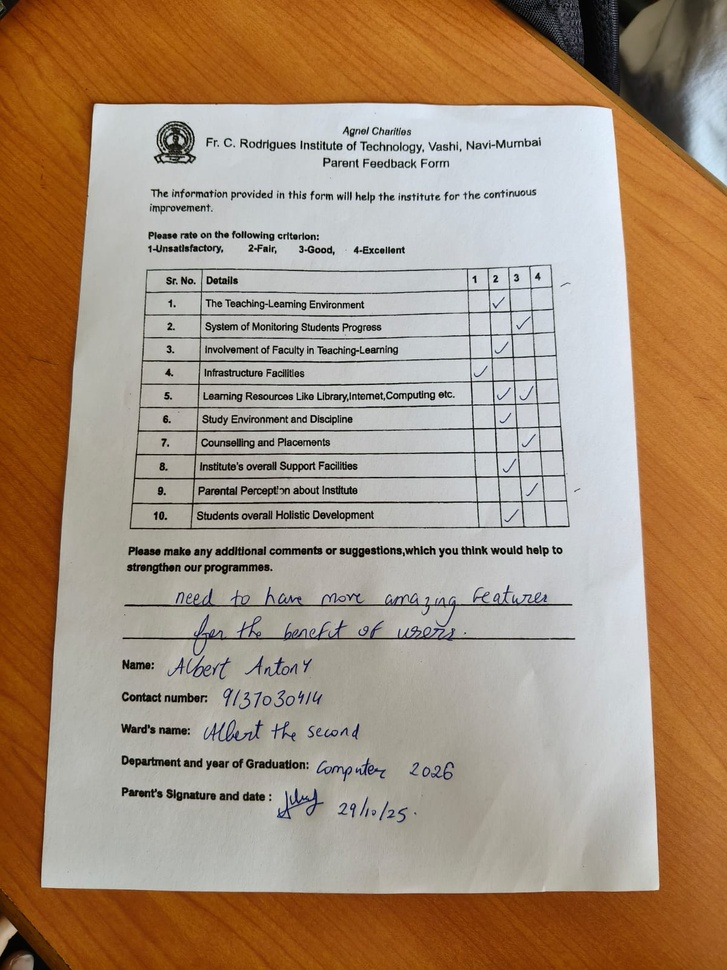
#> input picture test_images/albert_feedback.jpeg, 727 x 970 px, shrunk from 1200 x 1600 before the run
$ python -i preprocess_table.py   (imports and definitions only)
#> lines starting #> are read from the running program, lines starting #| are printed output that depends on the picture; after the words box and inside, x2 and y2 are one past the last pixel; in counts of white or black regions, pixels touching at a corner belong together
# app/utils/preprocess_table.py
"""
Lightweight shared pre-processing helpers for PTA table images.

Used by:
- table region detection
- tick / rating detection
"""

from typing import Optional, Tuple

import cv2
import numpy as np


def to_gray(image_bgr) -> np.ndarray:
    """Convert BGR image to grayscale."""
    return cv2.cvtColor(image_bgr, cv2.COLOR_BGR2GRAY)


# [23 lines left out: functions adaptive_binarize, binarize_inv, not called in this run]


def preprocess_table_for_ticks(gray: np.ndarray) -> np.ndarray:
    """
    Robust binarization specifically for tick / mark detection.

    Pipeline:
      1. Ensure grayscale
      2. Gaussian blur (denoise)
      3. OTSU + BINARY_INV => ink/ticks/grid = 255, background = 0
      4. Morphological open to remove speckle noise

    Returns:
      bw_clean (uint8, values 0 or 255)
    """
    if gray is None:
        raise ValueError("preprocess_table_for_ticks: input image is None")

    # Accept both BGR and grayscale
    if gray.ndim == 3:
        gray = cv2.cvtColor(gray, cv2.COLOR_BGR2GRAY)

    # Light blur for noise reduction
    blur = cv2.GaussianBlur(gray, (3, 3), 0)

    # OTSU + invert: dark ink -> white
    _, bw_inv = cv2.threshold(
        blur,
        0,
        255,
        cv2.THRESH_BINARY_INV + cv2.THRESH_OTSU,
    )

    # Morphological open: remove tiny dots but preserve strokes
    kernel = cv2.getStructuringElement(cv2.MORPH_RECT, (3, 3))
    bw_clean = cv2.morphologyEx(bw_inv, cv2.MORPH_OPEN, kernel, iterations=1)

    return bw_clean


# [87 lines left out: functions largest_rect_contour, order_points, four_point_warp, not called in this run]

>>> import cv2
>>> picture = cv2.imread('../../test_images/albert_feedback.jpeg', cv2.IMREAD_GRAYSCALE)
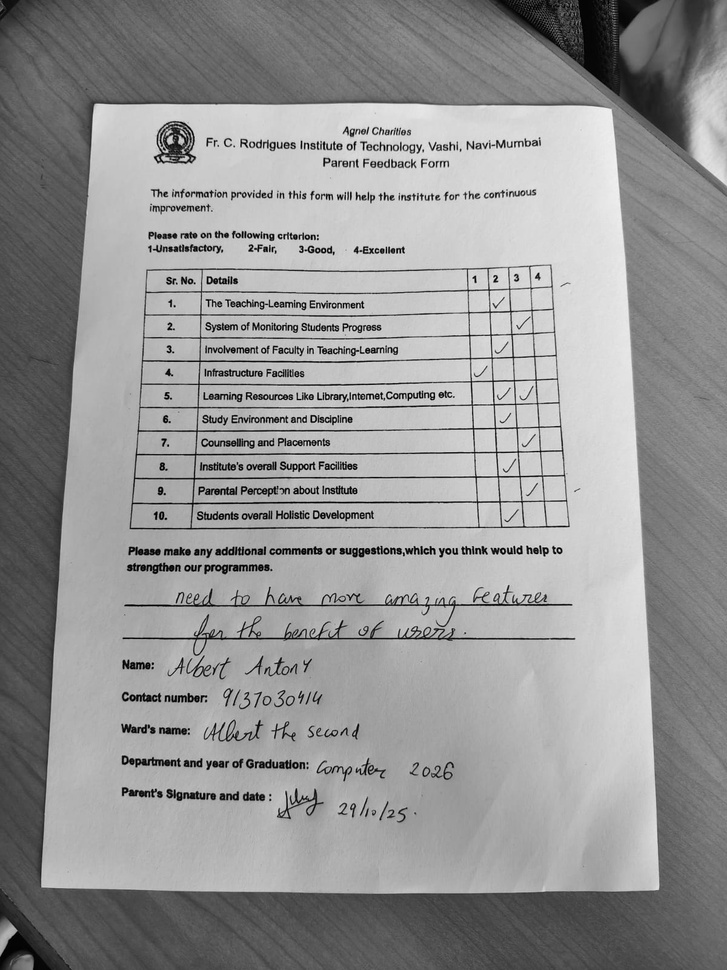
#> picture: shape (970, 727); min 0, max 248, mean 148.9
>>> result = preprocess_table_for_ticks(picture)
#> in preprocess_table_for_ticks, `_, bw_inv = cv2.threshold( blur, 0, 255, cv2.THRESH_BINARY_INV + cv2.T..`:
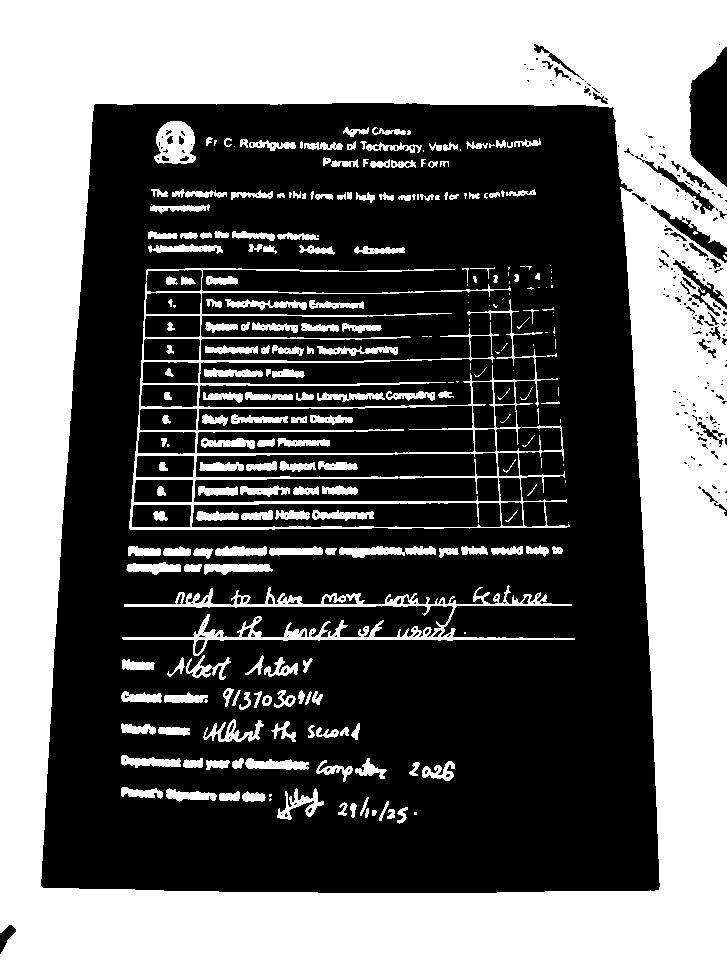
#> bw_inv: shape (970, 727); 41.7% white; 269 white regions (81 under 20 px), largest, box (x1, y1, x2, y2) and area: (0, 0, 727, 970) 245493, (129, 268, 570, 530) 11743, (122, 585, 575, 656) 5399
#> in preprocess_table_for_ticks, `bw_clean = cv2.morphologyEx(bw_inv, cv2.MORPH_OPEN, kernel, iterations..`:
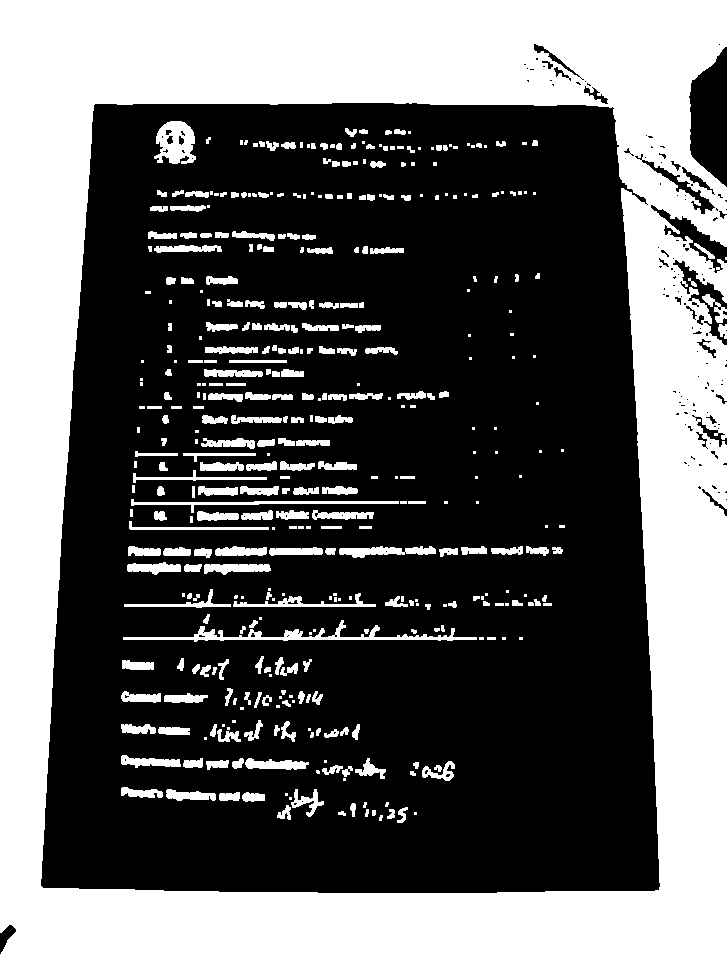
#> bw_clean: shape (970, 727); 39.6% white; 413 white regions (132 under 20 px), largest, box (x1, y1, x2, y2) and area: (0, 0, 727, 970) 244391, (123, 620, 477, 642) 1743, (154, 121, 196, 164) 1226

$ run again, on test_images/gaurav_feedback.jpeg
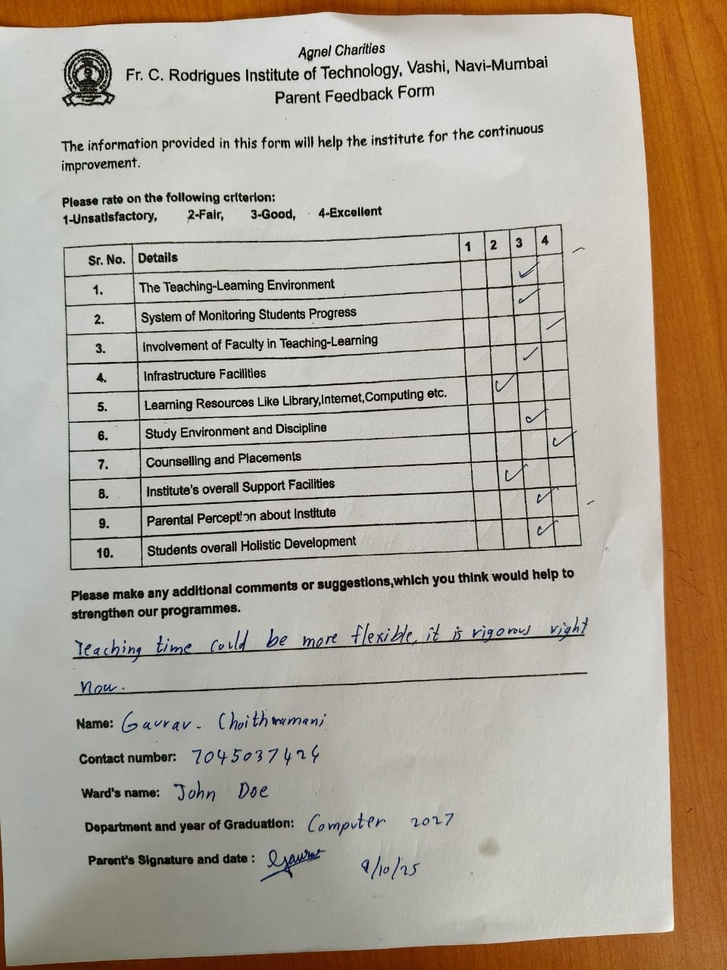
#> input picture test_images/gaurav_feedback.jpeg, 727 x 970 px, shrunk from 960 x 1280 before the run
#> in preprocess_table_for_ticks, `_, bw_inv = cv2.threshold( blur, 0, 255, cv2.THRESH_BINARY_INV + cv2.T..`:
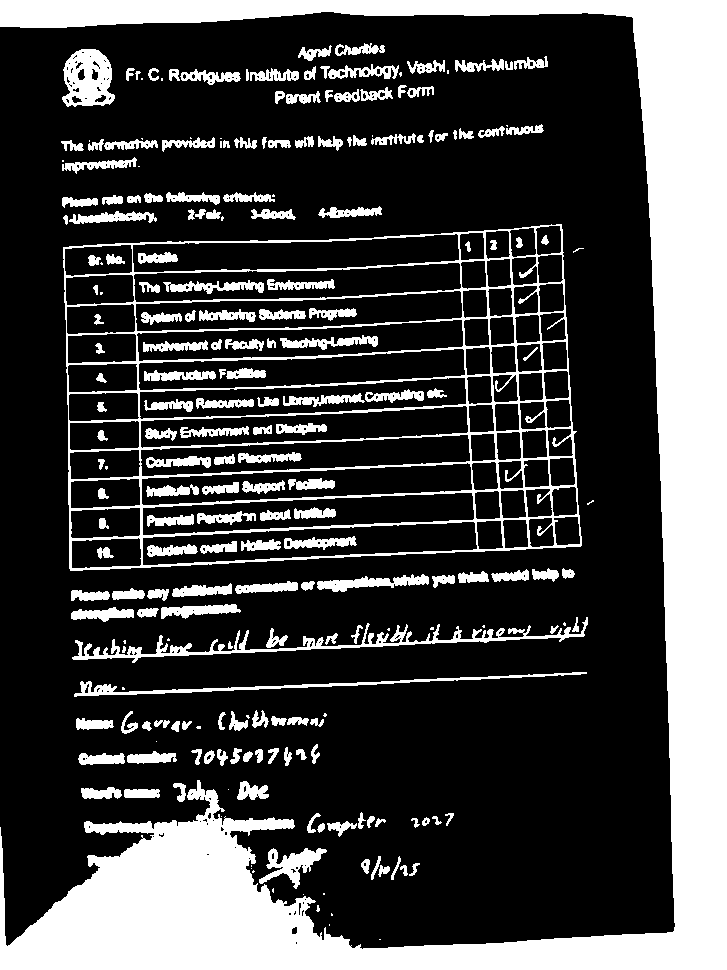
#> bw_inv: shape (970, 727); 26.6% white; 231 white regions (43 under 20 px), largest, box (x1, y1, x2, y2) and area: (0, 0, 727, 970) 122543, (63, 224, 582, 571) 19523, (72, 617, 588, 663) 3433
#> in preprocess_table_for_ticks, `bw_clean = cv2.morphologyEx(bw_inv, cv2.MORPH_OPEN, kernel, iterations..`:
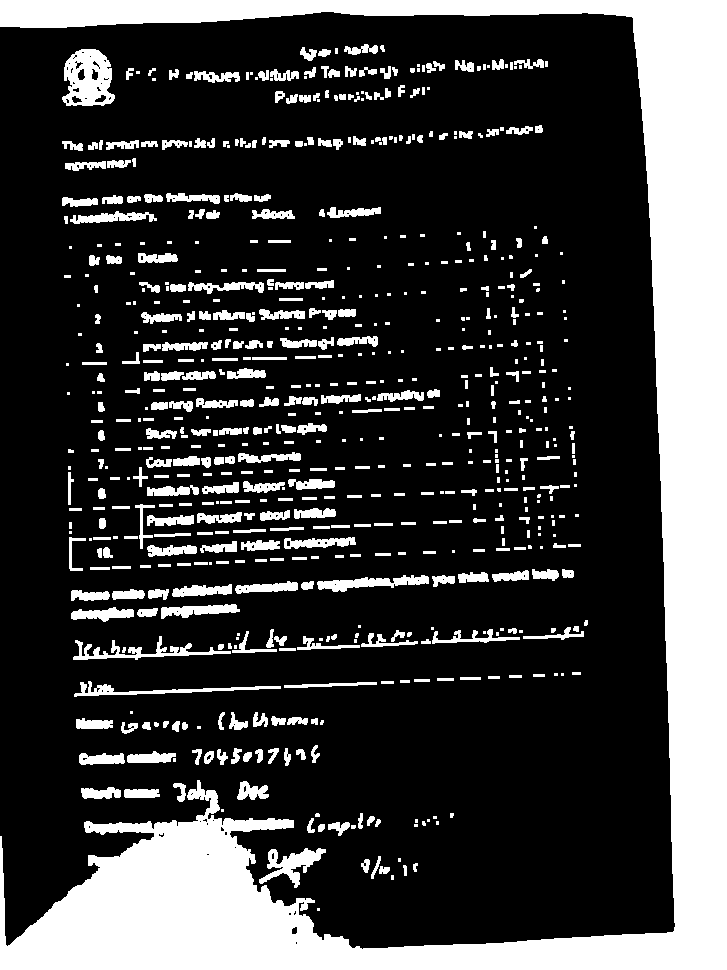
#> bw_clean: shape (970, 727); 24.5% white; 678 white regions (237 under 20 px), largest, box (x1, y1, x2, y2) and area: (0, 0, 727, 970) 122362, (62, 49, 115, 106) 2072, (73, 636, 231, 660) 1074

$ run again, on test_images/anjan-pta.jpg
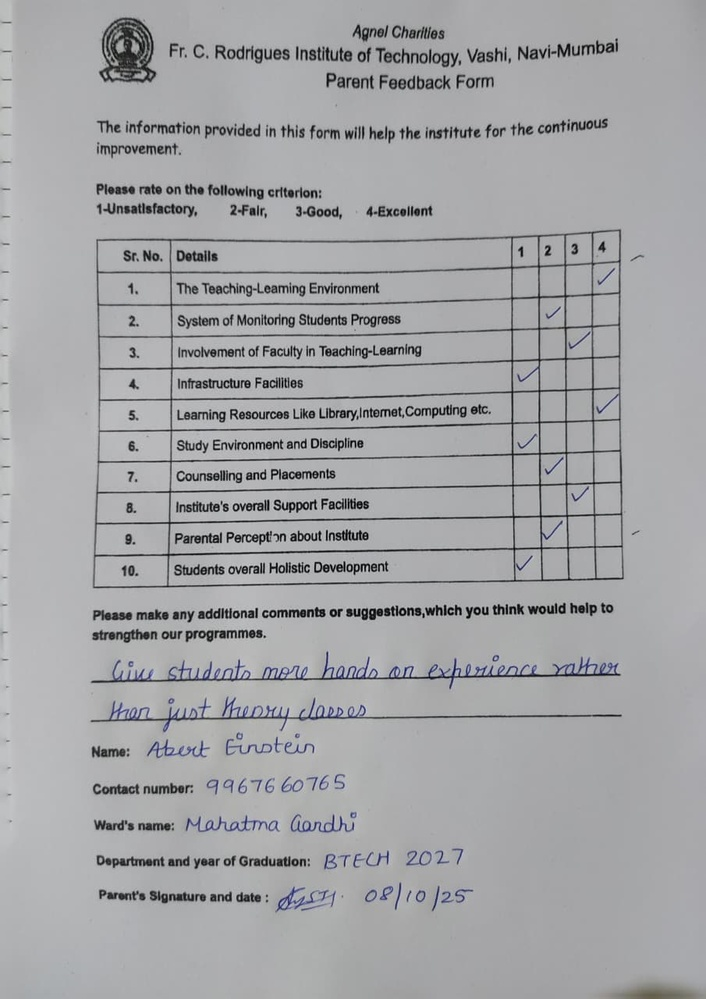
#> input picture test_images/anjan-pta.jpg, 706 x 999 px, shrunk from 905 x 1280 before the run
#> in preprocess_table_for_ticks, `_, bw_inv = cv2.threshold( blur, 0, 255, cv2.THRESH_BINARY_INV + cv2.T..`:
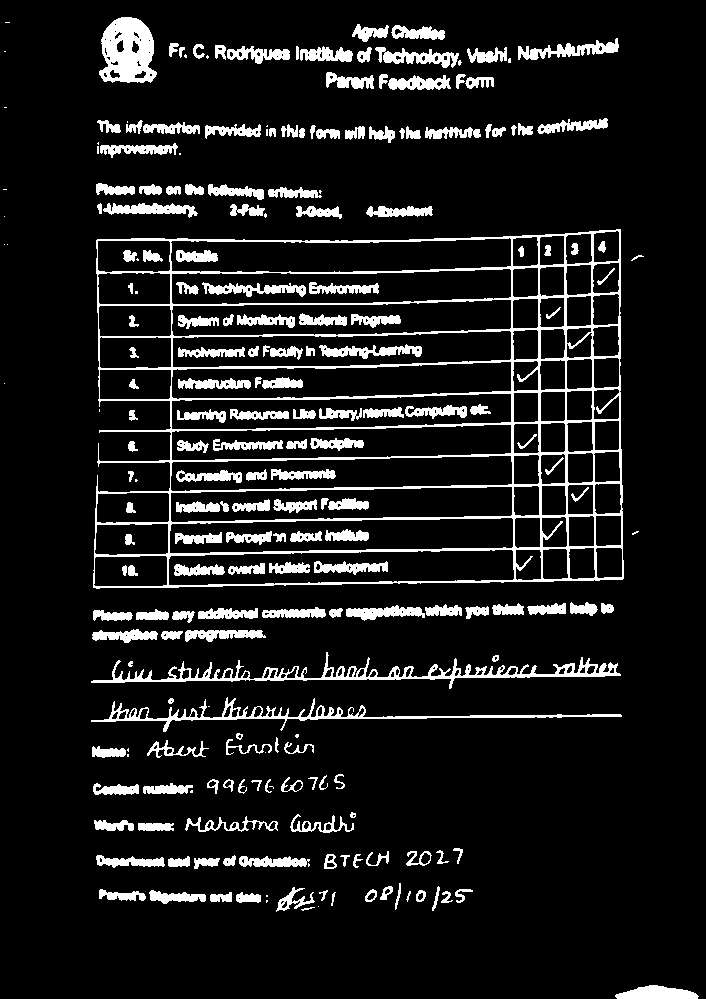
#> bw_inv: shape (999, 706); 10.5% white; 229 white regions (36 under 20 px), largest, box (x1, y1, x2, y2) and area: (93, 229, 624, 589) 20620, (91, 652, 621, 689) 3633, (99, 17, 157, 83) 2699
#> in preprocess_table_for_ticks, `bw_clean = cv2.morphologyEx(bw_inv, cv2.MORPH_OPEN, kernel, iterations..`:
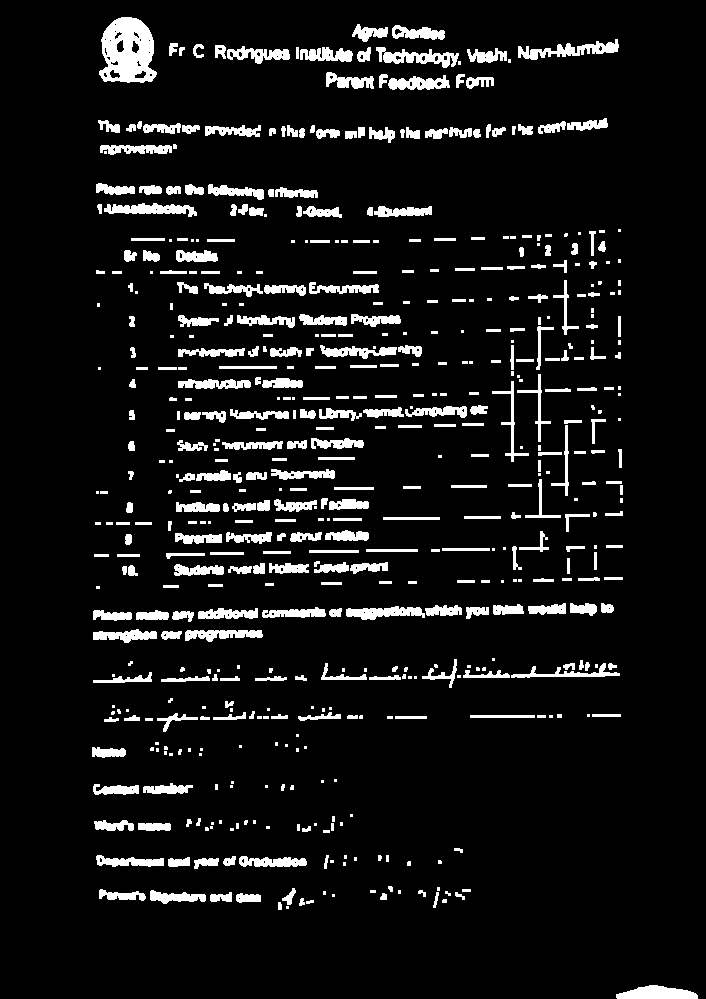
#> bw_clean: shape (999, 706); 8.1% white; 554 white regions (179 under 20 px), largest, box (x1, y1, x2, y2) and area: (99, 17, 157, 83) 2694, (518, 39, 619, 60) 872, (616, 985, 698, 999) 823
